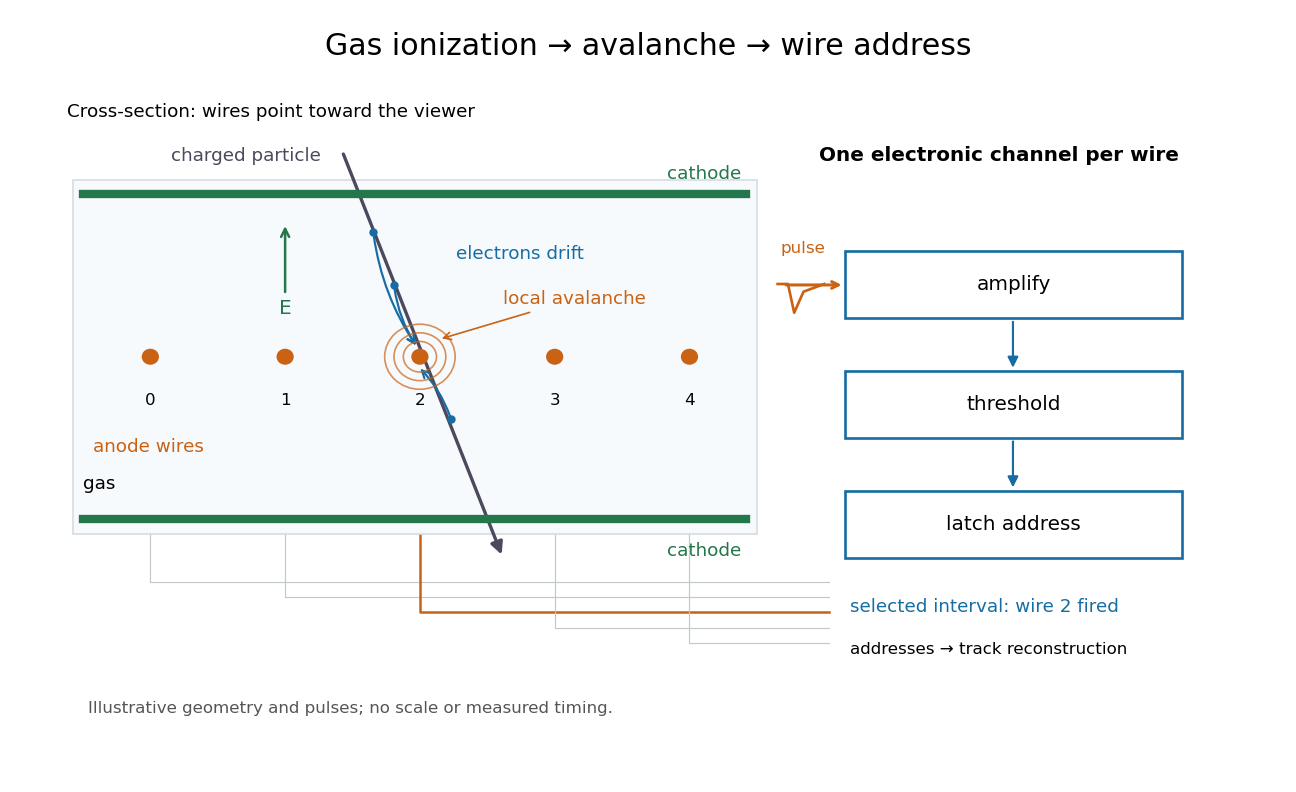

Source code (Python):
"""Original functional MWPC diagram. Python 3.14; matplotlib 3.10.7.

Run from _media; emits the matching opaque white PNG in the working directory.
Geometry and waveforms are illustrative, not measurements or a field solution.
"""
from pathlib import Path
import matplotlib
matplotlib.use('Agg')
import matplotlib.pyplot as plt
from matplotlib.patches import Circle, FancyArrowPatch, Rectangle


def main():
    fig = plt.figure(figsize=(10.8, 6.6), facecolor='white')
    ax = fig.add_axes((0.02, 0.03, 0.96, 0.87))
    ax.set(xlim=(0, 12), ylim=(0, 7.2))
    ax.axis('off')
    blue, orange, green = '#166ca3', '#c96213', '#24764b'
    fig.suptitle('Gas ionization → avalanche → wire address', fontsize=18, y=0.96)
    ax.text(0.4, 6.8, 'Cross-section: wires point toward the viewer', fontsize=11)
    ax.add_patch(Rectangle((0.45, 2.45), 6.6, 3.7, facecolor='#f7fafc', edgecolor='#d6dce0'))
    for y in (2.6, 6.0):
        ax.plot((0.55, 6.95), (y, y), color=green, lw=5)
    ax.text(6.9, 6.16, 'cathode', color=green, ha='right', fontsize=11)
    ax.text(6.9, 2.22, 'cathode', color=green, ha='right', fontsize=11)
    wires = (1.2, 2.5, 3.8, 5.1, 6.4)
    for k, x in enumerate(wires):
        ax.add_patch(Circle((x, 4.3), 0.075, color=orange, zorder=6))
        ax.text(x, 3.80, str(k), ha='center', fontsize=10)
        # Wire routing schematic exits the section; only channel 2 is highlighted.
        ax.plot((x, x, 7.75), (4.22, 1.95 - k * .16, 1.95 - k * .16),
                color=orange if k == 2 else '#c1c8cc', lw=1.5 if k == 2 else .7,
                zorder=0)
    ax.text(0.65, 3.3, 'anode wires', color=orange, fontsize=11)
    ax.add_patch(FancyArrowPatch((3.05, 6.45), (4.6, 2.20), arrowstyle='-|>', mutation_scale=15,
                                color='#4c485d', lw=2))
    ax.text(1.4, 6.35, 'charged particle', color='#4c485d', fontsize=11)
    for x, y in ((3.35, 5.6), (3.55, 5.05), (4.1, 3.65)):
        ax.plot(x, y, 'o', color=blue, ms=4)
        ax.add_patch(FancyArrowPatch((x, y), (3.78, 4.39 if y > 4.3 else 4.2),
                                    arrowstyle='->', mutation_scale=11, color=blue, lw=1.3,
                                    connectionstyle='arc3,rad=0.12'))
    ax.text(4.15, 5.32, 'electrons drift', color=blue, fontsize=11)
    for r in (.16, .25, .34):
        ax.add_patch(Circle((3.8, 4.3), r, fill=False, edgecolor=orange, alpha=.7, lw=1))
    ax.annotate('local avalanche', xy=(3.98, 4.48), xytext=(4.6, 4.85), fontsize=11,
                color=orange, arrowprops={'arrowstyle': '->', 'color': orange})
    ax.text(.55, 2.92, 'gas', fontsize=11)
    ax.text(.6, .58, 'Illustrative geometry and pulses; no scale or measured timing.', fontsize=10, color='#555555')
    # A field-direction cue; electrons have negative charge and drift opposite E.
    ax.annotate('E', xy=(2.5, 5.7), xytext=(2.5, 4.75), ha='center', color=green,
                arrowprops={'arrowstyle': '->', 'color': green, 'lw': 1.5}, fontsize=12)
    ax.text(7.65, 6.35, 'One electronic channel per wire', fontsize=12, weight='bold')
    boxes = [(7.9, 4.7, 'amplify'), (7.9, 3.45, 'threshold'), (7.9, 2.2, 'latch address')]
    for x, y, label in boxes:
        ax.add_patch(Rectangle((x, y), 3.25, .7, facecolor='white', edgecolor=blue, lw=1.6))
        ax.text(x + 1.625, y + .35, label, va='center', ha='center', fontsize=12)
    for top, bottom in ((4.7, 4.15), (3.45, 2.9)):
        ax.add_patch(FancyArrowPatch((9.52, top), (9.52, bottom), arrowstyle='-|>',
                                    mutation_scale=13, color=blue, lw=1.3))
    ax.annotate('', xy=(7.9, 5.05), xytext=(7.3, 5.05),
                arrowprops={'arrowstyle': '->', 'color': orange, 'lw': 1.8})
    ax.text(7.28, 5.38, 'pulse', fontsize=10, color=orange)
    ax.plot((7.25, 7.35, 7.41, 7.5, 7.7), (5.06, 5.06, 4.76, 4.98, 5.06), color=orange, lw=1.6)
    ax.text(7.95, 1.63, 'selected interval: wire 2 fired', fontsize=11, color=blue)
    ax.text(7.95, 1.19, 'addresses → track reconstruction', fontsize=10)
    fig.savefig(Path.cwd() / (Path(__file__).stem + '.png'), dpi=120, facecolor='white')
    plt.close(fig)


if __name__ == '__main__':
    main()
